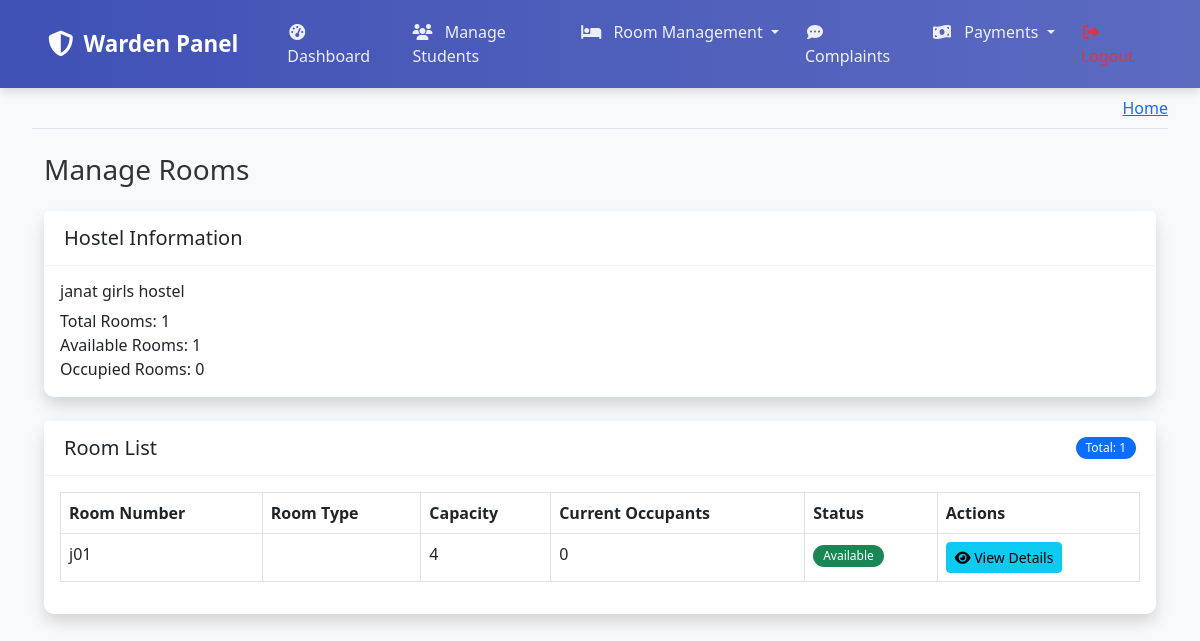
Screenshot of /warden/rooms/ (signed in) with the database file from the repository.
### coustom_admin/models.py (models this page shows, shortened)
class Hostels(models.Model):
    STATUS_CHOICES = [
        ('Active', 'Active'),
        ('Inactive', 'Inactive'),
    ]
    name = models.CharField(max_length=100)
    address = models.TextField(max_length=250)
    gender = models.CharField(default="Male", choices=[('Male', 'Male'), ('Female', 'Female')])
    contact_number = models.CharField(max_length=11)
    total_floors = models.IntegerField()
    description = models.TextField(blank=True, null=True)
    status = models.CharField(max_length=10, choices=STATUS_CHOICES, default='Active')
    created_at = models.DateTimeField(auto_now_add=True)

class Rooms(models.Model):
    ROOM_TYPES = [
        ('Single', 'Single'),
        ('Double', 'Double'),
        ('Triple', 'Triple'),
        ('Quad', 'Quad'),
    ]
    ROOM_STATUS = [
        ('Available', 'Available'),
        ('Occupied', 'Occupied'),
        ('Maintenance', 'Maintenance'),
    ]
    hostel = models.ForeignKey(Hostels, on_delete=models.CASCADE, related_name='rooms')
    room_number = models.CharField(max_length=10)
    room_type = models.CharField(max_length=20, choices=ROOM_TYPES)
    capacity = models.PositiveIntegerField(default=1, validators=[MinValueValidator(1), MaxValueValidator(4)])
    current_occupants = models.PositiveIntegerField(default=0, editable=False)
    status = models.CharField(max_length=20, choices=ROOM_STATUS, default='Available')
    rent = models.DecimalField(max_digits=10, decimal_places=2, default=0.00)
    description = models.TextField(blank=True, null=True)
    floor_number = models.PositiveIntegerField()
    created_at = models.DateTimeField(auto_now_add=True)
    updated_at = models.DateTimeField(auto_now=True)
    class Meta:
        verbose_name_plural = "Rooms"
        ordering = ['floor_number', 'room_number']
        unique_together = ['hostel', 'room_number']

### warden/views.py (the view)
# urls.py: path('rooms/', views.manage_rooms, name='manage_rooms'),
@login_required
@user_passes_test(lambda u: hasattr(u, 'warden_profile'))
def manage_rooms(request):
    warden_profile = request.user.warden_profile
    assigned_hostel = HostelWardens.objects.filter(warden=warden_profile).first().hostel if HostelWardens.objects.filter(warden=warden_profile).exists() else None
    if not assigned_hostel:
        messages.error(request, 'You are not assigned to any hostel.')
        return redirect('warden:dashboard')
    rooms = Rooms.objects.filter(hostel=assigned_hostel).order_by('room_number')
    available_rooms_count = sum(1 for room in rooms if room.current_occupants < room.capacity)
    total_rooms_count = rooms.count()
    occupied_rooms_count = total_rooms_count - available_rooms_count
    context = {
        'page_title': 'Manage Rooms',
        'hostel': assigned_hostel,
        'rooms': rooms,
        'total_rooms': total_rooms_count,
        'available_rooms': available_rooms_count,
        'occupied_rooms': occupied_rooms_count,
    }
    return render(request, 'warden/warden_rooms.html', context)

### warden/templates/warden/warden_rooms.html (shortened to what this page needs)
{% extends 'warden/warden_base.html' %}
{% load static %}
{% block content %}
<div class="container-fluid mt-4">
    <h1 class="h3 mb-4 text-gray-800">Manage Rooms</h1>
    <div class="card shadow mb-4">
        <div class="card-header">
            <h5 class="card-title mb-0">Hostel Information</h5>
        </div>
        <div class="card-body">
            <h6>{{ hostel.name }}</h6>
            <p class="mb-0">Total Rooms: {{ total_rooms }}</p>
            <p class="mb-0">Available Rooms: {{ available_rooms }}</p>
            <p class="mb-0">Occupied Rooms: {{ occupied_rooms }}</p>
        </div>
    </div>
    <div class="card shadow mb-4">
        <div class="card-header d-flex justify-content-between align-items-center">
            <h5 class="card-title mb-0">Room List</h5>
            <span class="badge bg-primary">Total: {{ total_rooms }}</span>
        </div>
        <div class="card-body">
            <div class="table-responsive">
                <table class="table table-bordered table-hover" id="roomsTable" width="100%" cellspacing="0">
                    <thead>
                        <tr>
                            <th>Room Number</th>
                            <th>Room Type</th>
                            <th>Capacity</th>
                            <th>Current Occupants</th>
                            <th>Status</th>
                            <th>Actions</th>
                        </tr>
                    </thead>
                    <tbody>
                        {% for room in rooms %}
                        <tr>
                            <td>{{ room.room_number }}</td>
                            <td>{{ room.room_type.name }}</td>
                            <td>{{ room.capacity }}</td>
                            <td>{{ room.current_occupants }}</td>
                            <td>
                                {% if room.current_occupants < room.capacity %}
                                    <span class="badge bg-success">Available</span>
                                {% else %}
                                    <span class="badge bg-danger">Occupied</span>
                                {% endif %}
                            </td>
                            <td>
                                <button type="button" class="btn btn-info btn-sm" data-bs-toggle="modal" data-bs-target="#roomDetailsModal{{ room.id }}">
                                    <i class="fas fa-eye"></i> View Details
                                </button>
                            </td>
                        </tr>
                        {% empty %}
                        <tr>
                            <td colspan="6" class="text-center">No rooms found for this hostel.</td>
                        </tr>
                        {% endfor %}
                    </tbody>
                </table>
            </div>
        </div>
    </div>
</div>
{% endblock content %}

### warden/templates/warden/warden_base.html (style rules this page uses)
:root { --primary-color: #3f51b5; --secondary-color: #5c6bc0; --accent-color: #ff4081; --light-gray: #f5f5f5; --dark-gray: #333; }
body { font-family: 'Segoe UI', Tahoma, Geneva, Verdana, sans-serif; background-color: #f8f9fa; color: #333; }
.card { border: none; border-radius: 10px; box-shadow: 0 2px 10px rgba(0, 0, 0, 0.05); margin-bottom: 20px; transition: transform 0.3s, box-shadow 0.3s; }
.card-header { background-color: white; border-bottom: 1px solid rgba(0, 0, 0, 0.05); font-weight: 600; padding: 15px 20px; }
.badge { padding: 5px 10px; font-weight: 500; border-radius: 20px; }

### rows the page displays
Hostels: name "janat girls hostel"
Rooms: room_number "j01", capacity "4", current_occupants "0", shows "Available"

### other values shown
{{ total_rooms }} "1"
{{ available_rooms }} "1"
{{ occupied_rooms }} "0"
